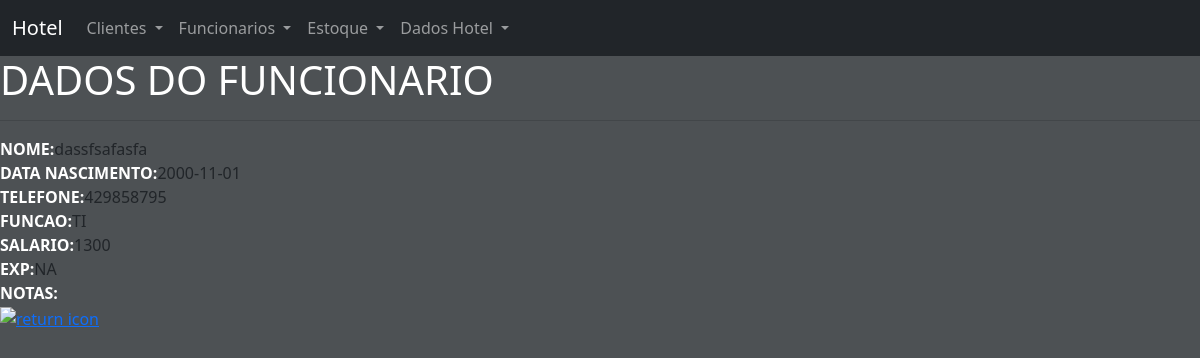
/funcionarioDetalhe.php?id=3, run on the app's committed database.
### tables this page shows
CREATE TABLE `funcionario` (
  `id` int(11) NOT NULL,
  `nome` varchar(255) DEFAULT NULL,
  `datanasc` date DEFAULT NULL,
  `telefone` varchar(255) DEFAULT NULL,
  `funcao` varchar(255) DEFAULT NULL,
  `salario` varchar(255) DEFAULT NULL,
  `exp` varchar(255) DEFAULT NULL
);

### class/classConexao.php (called while the page is built)
<?php
abstract class classConexao {
    protected function conectaDB(){
        try{
            $con = new PDO(
              "mysql: host=localhost; dbname=dbhotel",
              "root",
              "");
            return $con;
        } catch (PDOException $erro) {
            return $erro ->getMessage();
        }
    }
}

### class/classCrud.php (called while the page is built, shortened)
<?php
include 'C:\xampp\htdocs\controleHotel\class\classConexao.php';
class classCrud extends classConexao {
    private $crud;
    private $contador;
    private function preparedStatements($query, $parametros){
        $this->crud = $this->conectaDB()->prepare($query);
        if($this->contador > 0){
            for($i=1; $i<= $this->contador; $i++){
                $this->crud ->bindValue($i, $parametros[$i-1]);
            }
        }
        $this -> crud -> execute();
    }
    private function countParametros($parametros){
        $this-> contador =count($parametros);
    }
    public function selectDB($campos, $tabela, $condicao, $parametros) {
        $this->preparedStatements("SELECT {$campos} FROM {$tabela} {$condicao}", $parametros );
        return $this-> crud;
    }
}

### funcionarioDetalhe.php (the view)
<?php
include_once 'includes/header.php';
include_once 'class/classCrud.php';
?>
<div class="content">
    <?php
    $crud = new classCrud();
    $idUser = filter_input(INPUT_GET,'id', FILTER_SANITIZE_SPECIAL_CHARS);
    $bFetch = $crud ->selectDB(
            "*",
            "funcionario",
            "WHERE id =?",
            array ($idUser)
    );
    $fetch = $bFetch-> fetch(PDO::FETCH_ASSOC);
    ?>
    <div class="visualizacao">
    <h1>DADOS DO FUNCIONARIO</h1>
    <hr>
    <strong>NOME:</strong><?php echo $fetch ['nome'];?><br>
    <strong>DATA NASCIMENTO:</strong><?php echo $fetch ['datanasc'];?><br>
    <strong>TELEFONE:</strong><?php echo $fetch ['telefone'];?><br>
    <strong>FUNCAO:</strong><?php echo $fetch ['funcao'];?><br>
    <strong>SALARIO:</strong><?php echo $fetch ['salario'];?><br>
    <strong>EXP:</strong><?php echo $fetch ['exp'];?><br>
    <strong>NOTAS:</strong><br>
    <div class="formularioInput formularioInput100 center">
        <a href="funcionarios.php"> <img src="src/keyboard.svg" alt="return icon"/>     </a>
    </div>
</div>
</div>

### style.css (style rules this page uses)
* { margin: 0; padding: 0; box-sizing: border-box; }
body { background: #4d5154; }
h1 { color: #fff; }
strong { color: #fff; }

### data on the page
funcionario: nome "dassfsafasfa", datanasc "2000-11-01", telefone "429858795", funcao "TI", salario "1300", exp "NA"
